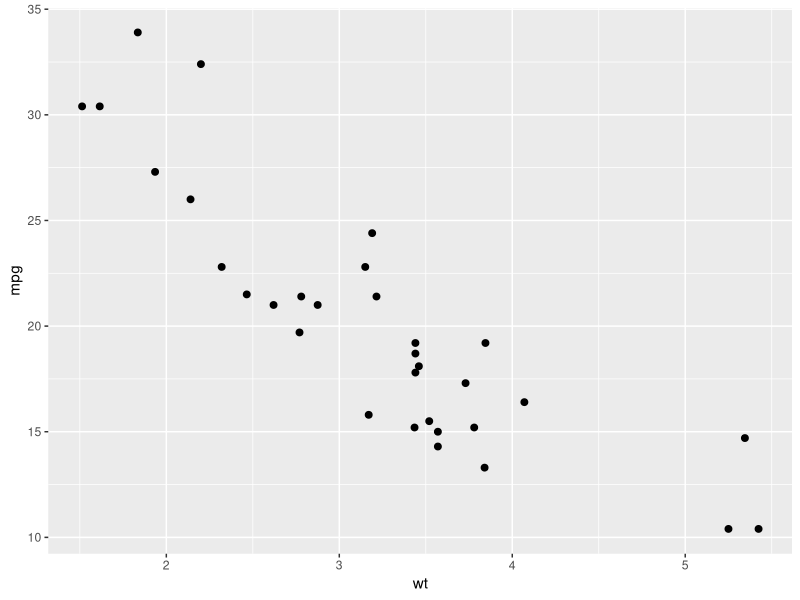
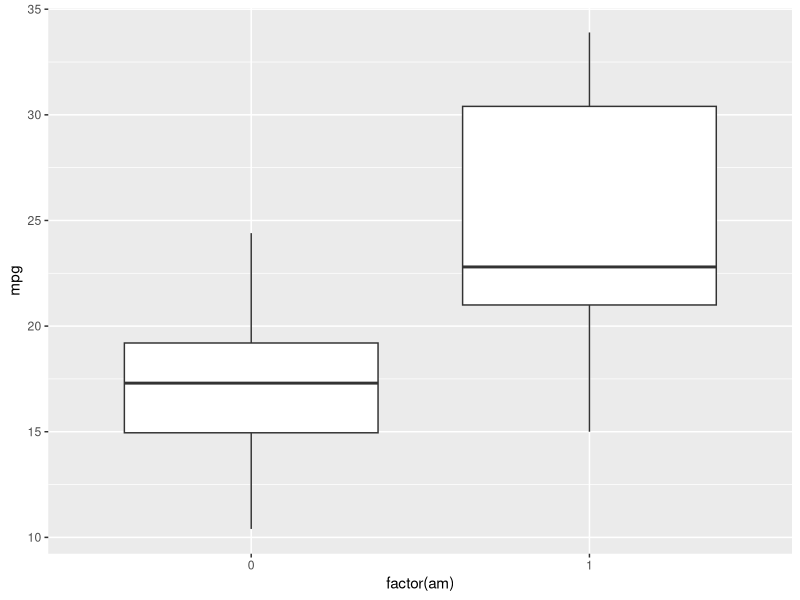
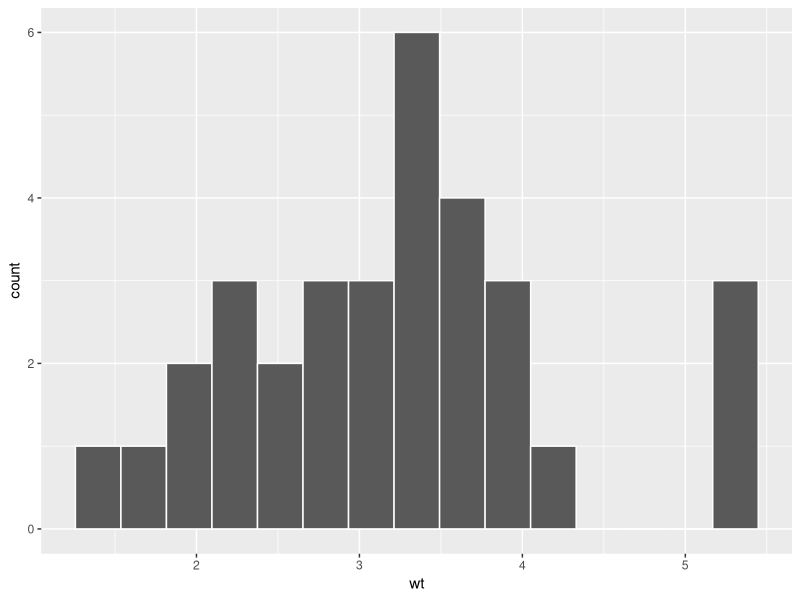
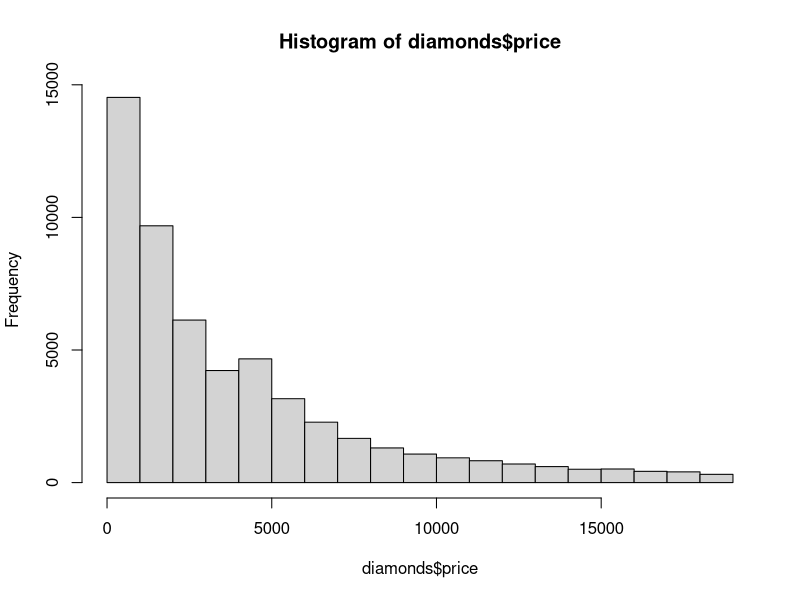
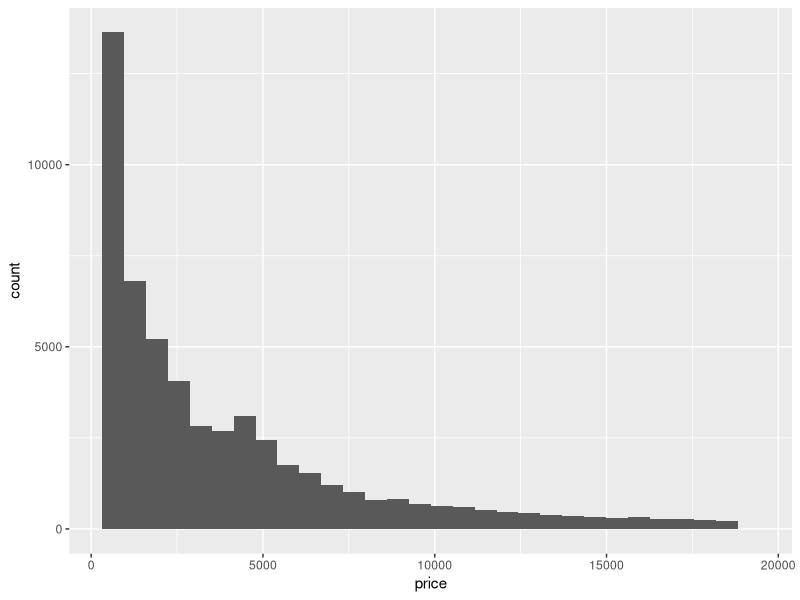
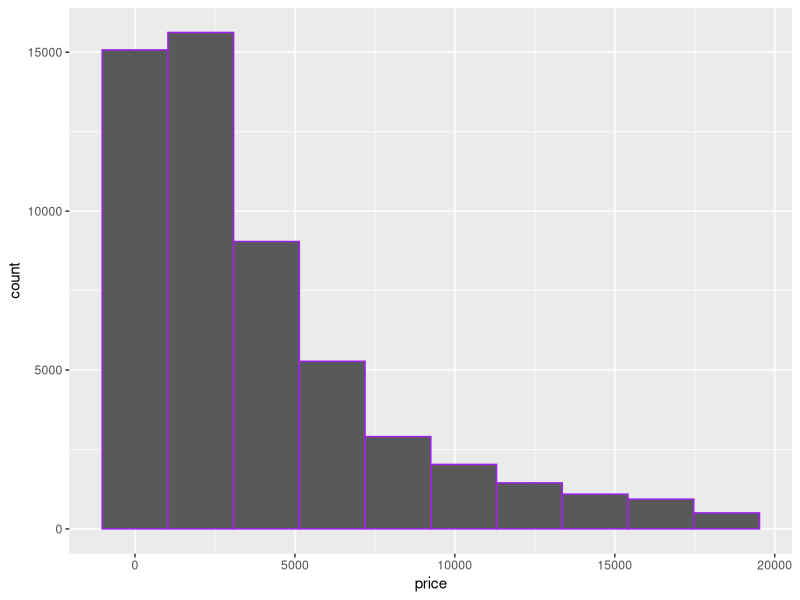
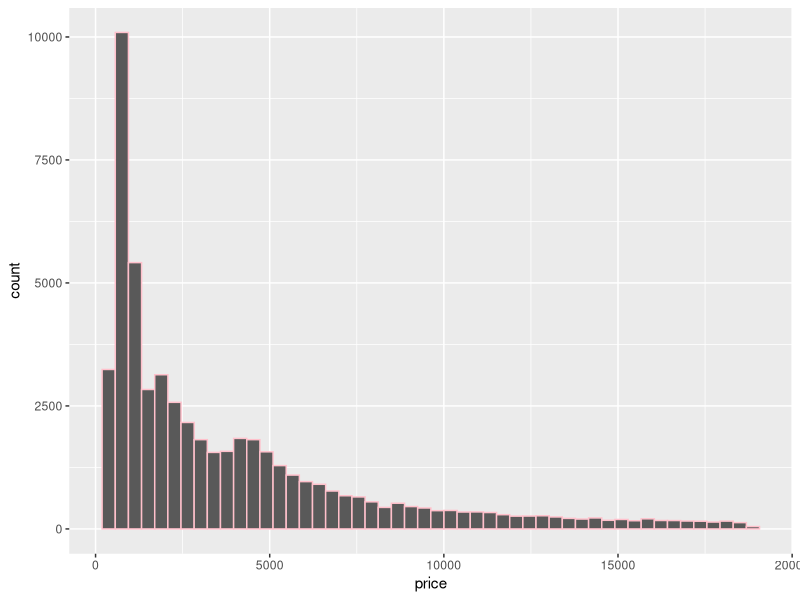
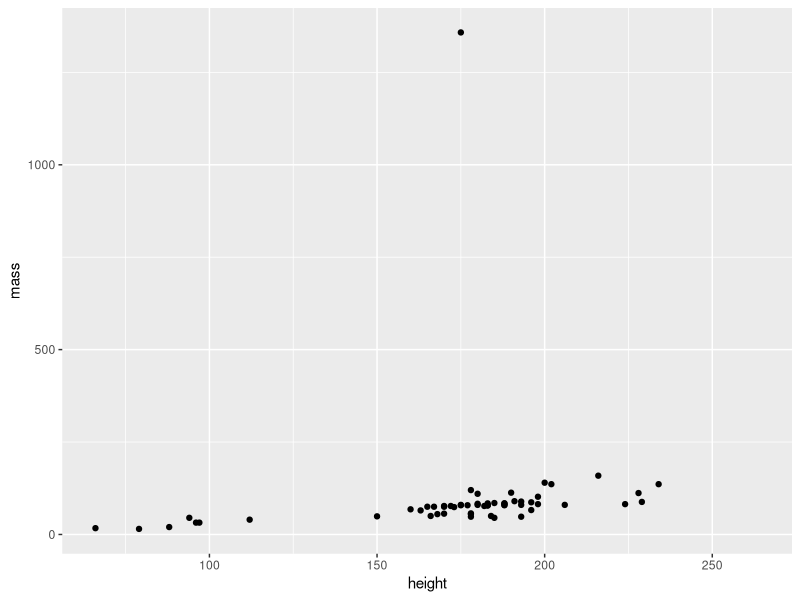

R code for these plots, in order:
# 2/19/2025
# Lesson 4 Activity 3
# Lesson 5
# Lesson 5 - Activity 1

library(tidyverse)

#---------------------------------------------------------
# SNOW DAY!
#---------------------------------------------------------

#---------------------------------------------------------
#Lesson 4 - Activity 3

#1
head(diamonds)
View(diamonds)
summary(diamonds)
names(diamonds)
str(diamonds)
dim(diamonds)

#2 
count(diamonds, cut)
table(diamonds$cut)

#3
mean(diamonds$price)
mean(diamonds$carat)
summarize(diamonds,mean(price), mean(carat))

#4
diamonds %>% group_by(cut) %>% summarize(mean(price), mean(carat))

#5
Premium <- filter(diamonds,cut=="Premium")
PremiumE <- filter(diamonds, cut=="Premium",color=="E")
PremiumorE <- filter(diamonds, cut == "Premium" | color=="E")
IdealPremiumE <- filter(diamonds, color=="E", cut %in% c("Ideal","Premium"))
BigVG <- filter(diamonds, carat >= 3, cut == "Very Good")

#6
summarize(Premium, n())
summarize(PremiumE, n())
summarize(PremiumorE, n())


#7
group_by(diamonds, cut) %>% summarize(max(carat))
summarize(group_by(diamonds,cut), max(carat))

#8
diamonds2 <- mutate(diamonds, x_cm = x/10, y_cm = y/10, z_cm = z/10)

#9
#YES! This is the base syntax. For a single variable, I would prefer base,
#but for multiple variables, I would prefer tidyverse!










#---------------------------------------------------------
#Lesson 5
#Recall that we have already loaded the tidyverse library!

ggplot(mtcars, aes(x=wt, y=mpg)) + geom_point(size=2)

ggplot(mtcars,aes(x=factor(am),y=mpg)) + geom_boxplot()

ggplot(mtcars, aes(x=wt)) + 
  geom_histogram(bins=15, color="white")

#Top Secret:
hist(diamonds$price)
ggplot(diamonds,aes(x=price)) + geom_histogram()

mygraph <- ggplot(diamonds,aes(x=price))
mygraph + geom_histogram(bins=10,color="purple")
mygraph + geom_histogram(bins=50, color="pink")



#---------------------------------------------------------
#Lesson 5 Activity 1

head(starwars)

#1
ggplot(starwars,aes(x=height,y=mass)) + geom_point()

#2
filter(starwars, species %in% c("Human","Droid")) %>%
  ggplot(aes(x=height,y=mass,color=species)) + 
  geom_point()

swgraph <- filter(starwars, species %in% c("Human","Droid")) %>%
  ggplot(aes(x=height,y=mass,color=species)) + geom_point()

#3
swgraph + guides(color="none")

#4
swgraph + labs(color="none")

#5 
swgraph + labs(color="Species")

#6
swgraph + labs(color="Species",
               x="Height (cm)",
               y="Mass (kg)",
               title="Mass vs. Height",
               subtitle="for Star Wars characters")

#7
ggplot(starwars,aes(x=height,y=mass)) + geom_point(size=3,
                                                   shape=8,
                                                   color="purple")

#8
ggplot(starwars,aes(x=height,y=mass)) + geom_point(size=5,
                                                   shape=0,
                                                   color="pink")

#9
filter(starwars,species %in% c("Human","Droid")) %>% 
  ggplot(aes(x=factor(species), y=mass)) + 
  geom_boxplot() +
  geom_point()

#10
filter(starwars,species %in% c("Human","Droid")) %>% 
  ggplot(aes(x=factor(species), y=mass)) + 
  geom_point() +
  geom_boxplot()

#11
#Code A
ggplot(starwars, aes(x=mass, y=height)) + 
  geom_point(color="purple")
#Code B
ggplot(starwars, aes(x=mass, y=height, color="happy")) + 
  geom_point()
